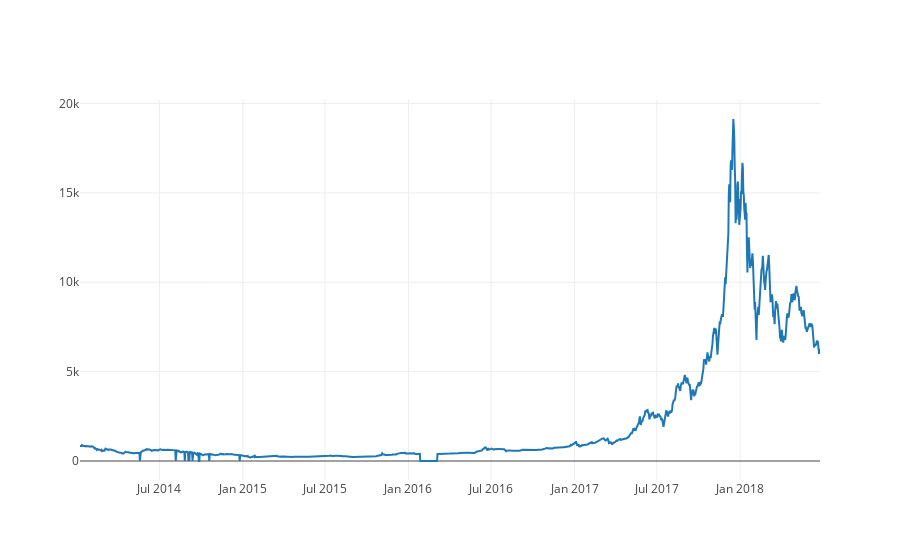

Notebook cell for this chart:
### Code cell
# Chart the BTC pricing data
btc_trace = go.Scatter(x=btc_usd_price_kraken.index, y=btc_usd_price_kraken['Weighted Price'])
py.iplot([btc_trace])

### Figure 1 — Plotly figure (JSON) as saved in the notebook; plotly's stock layout.template omitted (floating-point values rounded to 4 significant figures; data arrays with more than 128 entries replaced by an {"elided": "..."} marker saying what was removed)
{"data": [{"type": "scatter", "x": {"elided": "1632 str values"}, "y": {"elided": "1632 float values"}}], "layout": {}}
